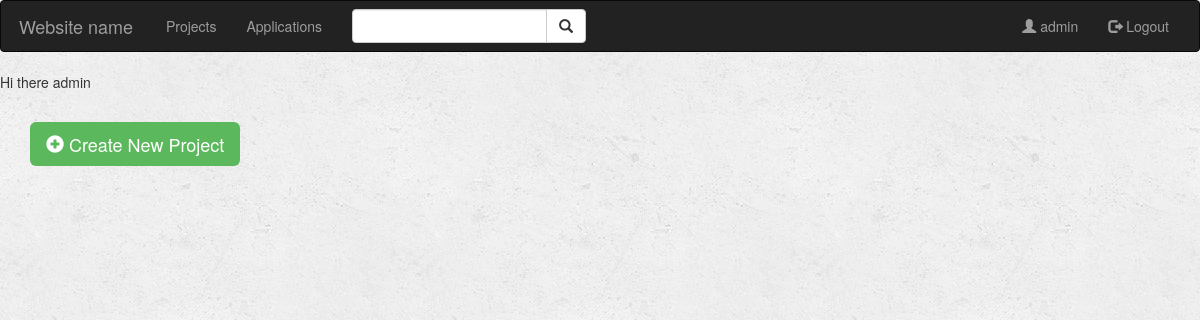
Page /project/ (signed in) on the earlier database version.
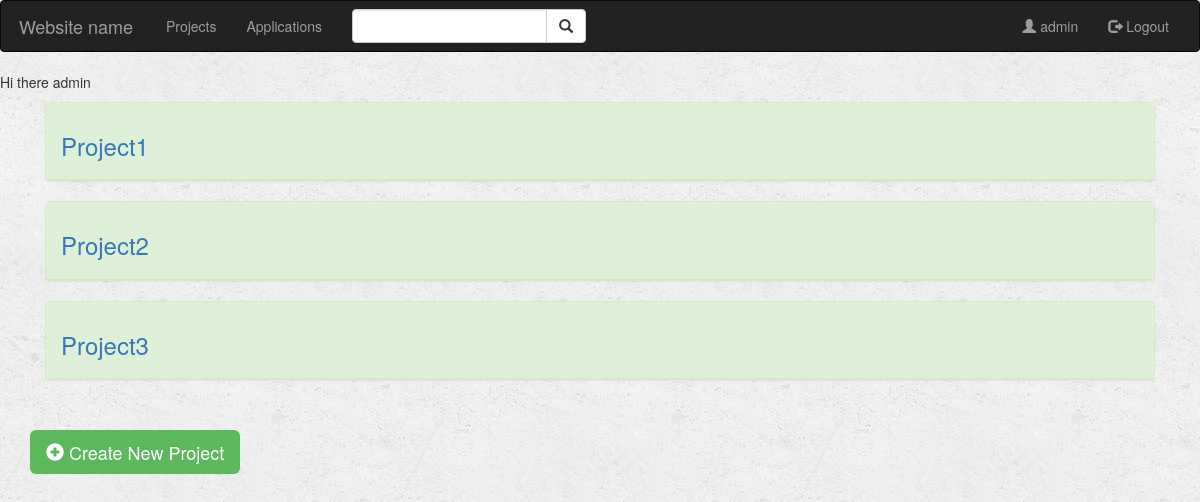
Same page on the later database version.
### project/models.py (models this page shows, shortened)
class Project(models.Model):
    user = models.ForeignKey(User, default=1, on_delete=models.SET_DEFAULT, related_name='user')
    name = models.CharField(max_length=100)
    situation = models.CharField(max_length=10)

### project/views.py (the view)
def index(request):
    if not request.user.is_authenticated:
        return render(request, 'project/login.html')
    else:
        projects = Project.objects.filter(user=request.user)
        applications = Application.objects.all()
        query = request.GET.get("q")
        if query:
            projects = projects.filter(
                Q(name__icontains=query)
            ).distinct()
            applications = applications.filter(
                Q(name__icontains=query)
            ).distinct()
            return render(request, 'project/index.html',
            {
                'projects':projects,
                'applications':applications
            })
        else:
            return render(request, 'project/index.html', {'projects': projects})

### project/templates/project/index.html (shortened to what this page needs)
{% extends 'project/base.html' %}
{% block body %}
{% if user.is_authenticated %}
<p>Hi there {{user.username}}</p>
{% for a in projects %}
<div class="container">
  <div class="panel panel-success">
    <div class="panel-heading">
      <h3><a data-toggle="collapse" href="#{{a.name}}">{{a.name}}</a></h3>
    </div>
  </div>
</div>
{% endfor %}
<div style="margin: 30px 0px 10px 30px">
  <a href="{% url 'project:create_project' %}" class="btn btn-success btn-lg" style="border:none">
    <span class="glyphicon glyphicon-plus-sign"></span> Create New Project
  </a>
</div>
{% else %}
<p>You must login first.</p>
{% endif %}
{% endblock %}

### project/templates/project/base.html (shortened to what this page needs)
<!DOCTYPE html>
<html lang="en" dir="ltr">
<head>
  {% load staticfiles %}
  <link rel="stylesheet" href="https://maxcdn.bootstrapcdn.com/bootstrap/3.3.6/css/bootstrap.min.css">
  <link rel="stylesheet" type="text/css" href="{% static 'project/style.css' %}" />
</head>
<body>
  <nav class="navbar navbar-inverse">
    <div class="container-fluid">
      <div class="navbar-header">
        <a class="navbar-brand" style="text-align:center; width: 150px;" href="{% url 'project:index' %}">Website
          name</a>
      </div>
      <div class="collapse navbar-collapse" id="topNavBar">
        <ul class="nav navbar-nav">
          <li class=""><a href="#">Projects</a></li>
          <li><a href="#">Applications</a></li>
        </ul>
        <form class="navbar-form navbar-left" role="search" method="get" action="{% url 'project:index' %}">
          <div class="input-group">
            <input type="text" class="form-control" name="q" value="{{ request.GET.q }}">
            <div class="input-group-btn">
              <button class="btn btn-default" type="submit">
                <i class="glyphicon glyphicon-search"></i>
              </button>
            </div>
          </div>
        </form>
        <ul class="nav navbar-nav navbar-right">
          {% if user.is_authenticated %}
          <li><a href="#"><span class="glyphicon glyphicon-user"></span> {{user.username}}</a></li>
          <li><a href="http://127.0.0.1:8000/logout_user/"><span class="glyphicon glyphicon-log-out"></span> Logout</a>
          </li>
          {% else %}
          <li class="{% block register_active %}{% endblock %}"><a href="{% url 'project:register' %}"><span
                class="glyphicon glyphicon-user"></span> Register</a></li>
          <li><a href="http://127.0.0.1:8000/login_user/"><span class="glyphicon glyphicon-log-in"></span> Login</a>
          </li>
          {% endif %}
        </ul>
      </div>
    </div>
  </nav>
  {% block body %}
  {% endblock %}
</body>
</html>

### project/static/project/style.css (style rules this page uses)
body { background: white url("images/background.png"); }

### project/templates/project/index.html (style rules this page uses)
.container { width: 95%; }

Differences in the rows shown:
added Project: name "Project1"
added Project: name "Project2"
added Project: name "Project3"
